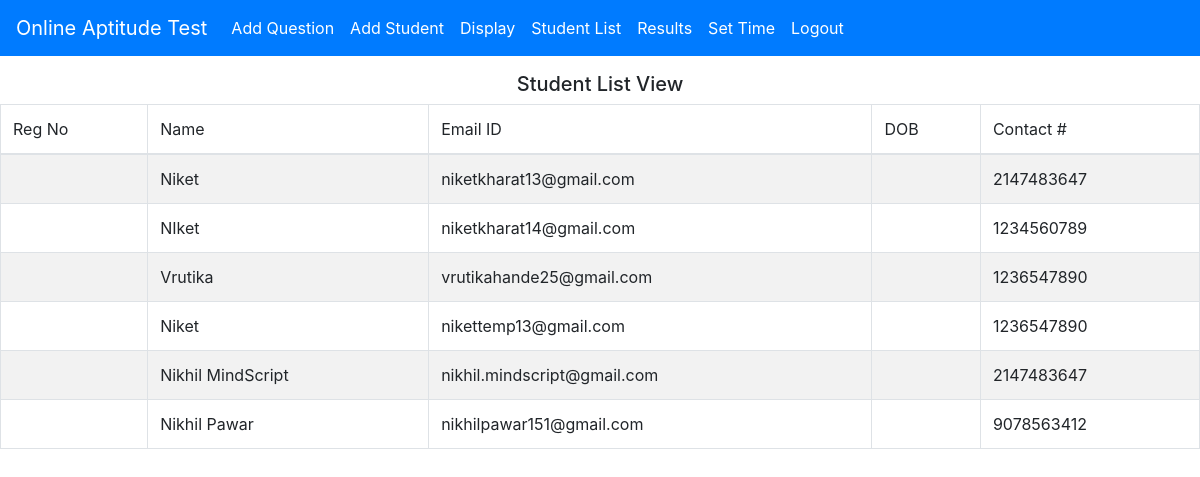
/view/students.php (signed in), run on an earlier commit of the app's database.
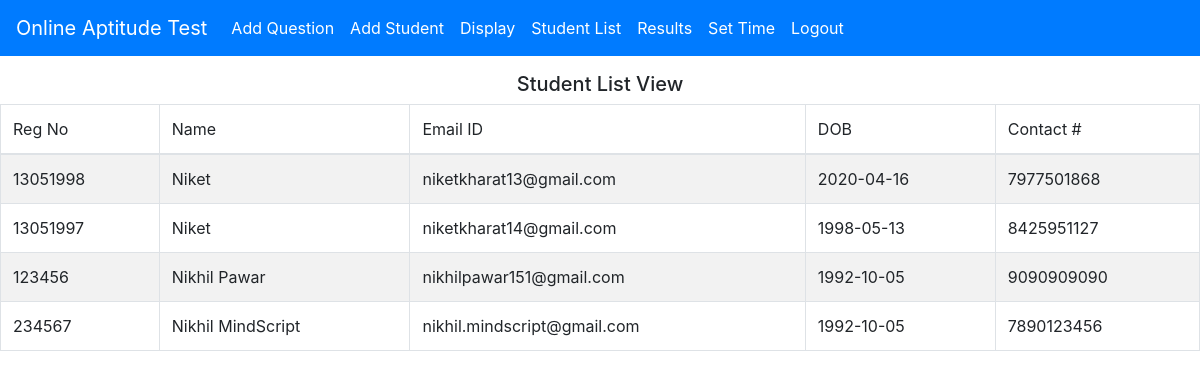
And on a later commit of the database.
### tables this page shows
CREATE TABLE `registration` (
  `registration_no` varchar(50) NOT NULL,
  `user_id` int(11) NOT NULL,
  `user_name` varchar(255) NOT NULL,
  `user_email_address` varchar(255) NOT NULL,
  `dob` varchar(20) NOT NULL,
  `user_contact_no` varchar(12) NOT NULL
);

### view/students.php (the view)
<?php require("header.php");
if (isset($_SESSION["user_id"])) {
    if ($_SESSION["user_id"] == "admin") {
?>
        <h5 class="mt-3 mb-2 text-center">Student List View</h5>
        <table class="table table-bordered table-striped">
            <thead>
                <tr>
                    <td>Reg No</td>
                    <td>Name</td>
                    <td>Email ID</td>
                    <td>DOB</td>
                    <td>Contact #</td>
                </tr>
            </thead>
            <tbody>
                <?php
                require('../controller/db.con.php');
                $sql = "SELECT * FROM `registration`";
                $result = mysqli_query($connection, $sql);
                if (mysqli_num_rows($result)) {
                    while ($row = mysqli_fetch_assoc($result)) { ?>
                        <tr>
                            <td><?php echo $row['registration_no'] ?></td>
                            <td><?php echo $row['user_name'] ?></td>
                            <td><?php echo $row['user_email_address'] ?></td>
                            <td><?php echo $row['dob'] ?></td>
                            <td><?php echo $row['user_contact_no'] ?></td>
                        </tr>
                <?php }
                }
                ?>
            </tbody>
        </table>
<?php
    } else {
        header("LOCATION: ./home.php");
    }
} else {
    header("LOCATION: ../admin_login.php");
}
require("footer.php"); ?>

### view/header.php (shortened to what this page needs)
<!DOCTYPE html>
<html lang="en">
<head>
    <link rel="stylesheet" href="../app-assets/css/bootstrap.css">
    <link rel="stylesheet" href="../app-assets/css/confirm.css">
</head>
<nav class="navbar navbar-expand-lg navbar-light bg-primary ">
    <a class="navbar-brand text-white" href="#">Online Aptitude Test</a>
    <div class="collapse navbar-collapse" id="navbarNav">
        <ul class="navbar-nav">
            <?php
            if ($_SESSION['user_id'] == "admin") {
            ?>
                <li class="nav-item">
                    <a class="nav-link text-white" href="./adminpanel.php">Add Question</a>
                </li>
                <li class="nav-item">
                    <a class="nav-link text-white" href="./addstudent.php">Add Student</a>
                </li>
                <li class="nav-item">
                    <a class="nav-link text-white" href="./question_list_view.php">Display</a>
                </li>
                <li class="nav-item">
                    <a class="nav-link text-white" href="./students.php">Student List</a>
                </li>
                <li class="nav-item">
                    <a class="nav-link text-white" href="./result_list_view.php">Results</a>
                </li>
                <li class="nav-item cursor-pointer" id="set_time" data-toggle="modal" data-target="#set_time_modal">
                    <a class="nav-link text-white">Set Time</a>
                </li>
            <?php } else { ?>
                <li class="nav-item">
                    <a class="nav-link text-white" href="./specific_student_result.php">All Results</a>
                </li>
            <?php }
            ?>
            <li class="nav-item">
                <a class="nav-link text-white" href="../controller/logout.php">Logout</a>
            </li>
        </ul>
    </div>
</nav>
<body>

### view/footer.php (shortened to what this page needs)
</body>
</html>

### view/header.php (style rules this page uses)
.cursor-pointer { cursor: pointer; }

What changed in the data, as far as the page shows it:
removed registration: user_name "Niket", user_email_address "niketkharat13@gmail.com", user_contact_no "2147483647"
removed registration: user_name "NIket", user_email_address "niketkharat14@gmail.com", user_contact_no "1234560789"
removed registration: user_name "Vrutika", user_email_address "vrutikahande25@gmail.com", user_contact_no "1236547890"
removed registration: user_name "Niket", user_email_address "nikettemp13@gmail.com", user_contact_no "1236547890"
removed registration: user_name "Nikhil MindScript", user_email_address "nikhil.mindscript@gmail.com", user_contact_no "2147483647"
removed registration: user_name "Nikhil Pawar", user_email_address "nikhilpawar151@gmail.com", user_contact_no "9078563412"
added registration: registration_no "13051998", user_name "Niket", user_email_address "niketkharat13@gmail.com", dob "2020-04-16", user_contact_no "7977501868"
added registration: registration_no "13051997", user_name "Niket", user_email_address "niketkharat14@gmail.com", dob "1998-05-13", user_contact_no "8425951127"
added registration: registration_no "123456", user_name "Nikhil Pawar", user_email_address "nikhilpawar151@gmail.com", dob "1992-10-05", user_contact_no "9090909090"
added registration: registration_no "234567", user_name "Nikhil MindScript", user_email_address "nikhil.mindscript@gmail.com", dob "1992-10-05", user_contact_no "7890123456"
